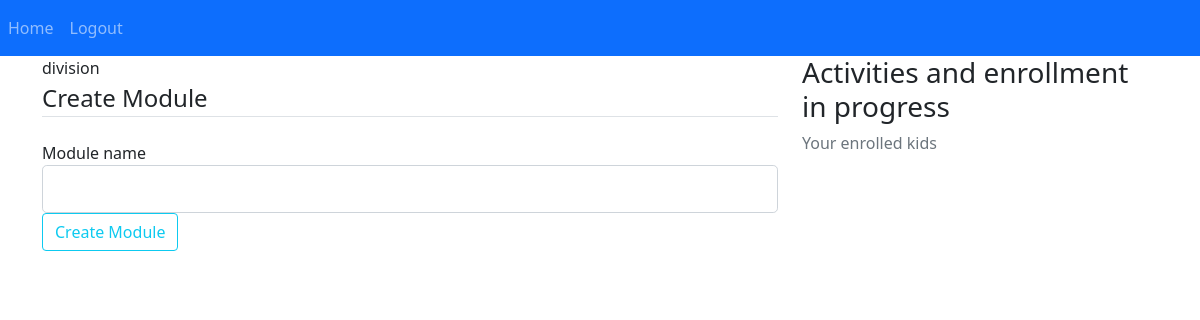
The app's page /createmodule/1 (signed in), older data.
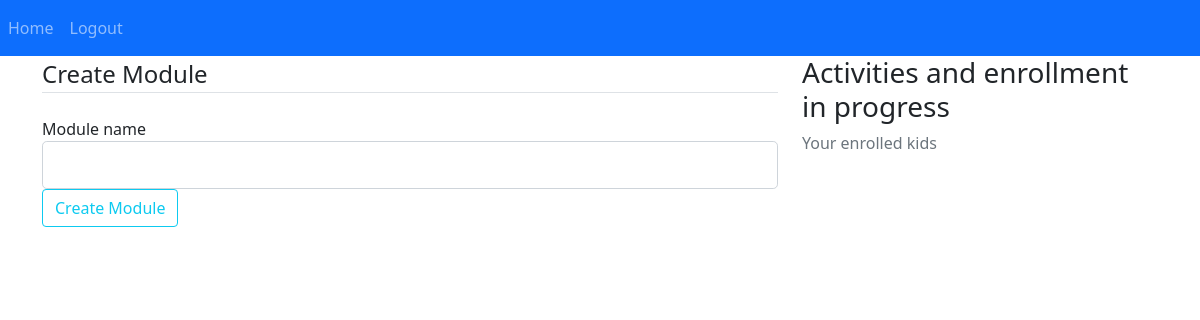
The same page, newer data.
### webapp/models.py (models this page shows)
class Modules(db.Model):
    id = db.Column(db.Integer, primary_key=True)
    modulename = db.Column(db.String(50))
    assignmentcalc = db.relationship('Assignmentcalc', backref='modules')
    assignmenttext = db.relationship('Assignmenttext', backref='modules')
    completed_module = db.Column(db.Integer, default=0)
    registerkids_id = db.Column(db.Integer, db.ForeignKey('registerkids.id')) #, nullable=False)

### webapp/parents.py (the view, shortened to what this page needs)
@parents.route('/createmodule/<int:id>', methods=['GET','POST'])
def createmodule(id):
    if current_user.is_authenticated:
        print("authenticated" , current_user.id)
        moduledisplay = ""
        path = ""
        form = ""
        if id == 0: # checking the module id
            path = 'createassignmentcalculation'
        else:
            path = 'assignmenttext'
        reguserkid = db.session.query(Registerkids.id, Users).join(Users, Users.id == Registerkids.user_id).filter(Registerkids.user_id==current_user.id).all()
        print("regkid", reguserkid)
        id_regkid = 0
        for reg in reguserkid:
            id_regkid = reg.id
        if not reguserkid:
            flash('You have not yet registered any kids, please do so first','warning')
            return redirect(url_for('parents.home'))
        existmodule = db.session.query(Modules).filter_by(registerkids_id=id_regkid).all()
        print("existing module", existmodule)
        if existmodule:
            moduledisplay = existmodule
        form = CreateModuleForm()
    else:
        flash('You must be logged in to view pages','warning')
        return redirect(url_for('auth.login'))
    return render_template('createmodule.html', title='Module', form=form ,id=id, moduledisplay=moduledisplay)

### webapp/forms.py
class CreateModuleForm(FlaskForm):
    modules = StringField('Module name',validators=[DataRequired()])
    submit = SubmitField('Create Module')

### webapp/__init__.py (called while the page is built)
def create_app():
    app = Flask(__name__)
    app.config['SECRET_KEY'] = SECRET_KEY
    app.config['SQLALCHEMY_DATABASE_URI'] = SQLALCHEMY_DATABASE_URI
    bcrypt.init_app(app)
    login_manager.init_app(app)
    db.init_app(app)
    from .parents import parents
    from .auth import auth
    from .kids import kids
    app.register_blueprint(parents, url_prefix='/')
    app.register_blueprint(auth, url_prefix='/')
    app.register_blueprint(kids, url_prefix='/')
    from .models import Users
    create_database(app)
    @login_manager.user_loader
    def load_user(user_id):
        return Users.query.get(int(user_id))
    return app

### webapp/models.py (called while the page is built)
    def __repr__(self):
        return f"User('{self.username}', '{self.email}')"

### webapp/templates/createmodule.html (shortened to what this page needs)
{% extends "layout.html" %}
{% block content %}
{% for modules in moduledisplay %}
{{ modules.modulename }}
{% endfor %}
<div class="content-section">
    <form method="POST" action="">
        <fieldset class="form-group">
            <legend class="border-bottom mb-4">Create Module</legend>
            <div class="form-group">
                {{ form.modules.label(class="form-control-label") }}
                {% if form.modules.errors %}
                    {{ form.modules(class="form-control form-control-lg is-invalid") }}
                    <div class="invalid-feedback">
                        {% for error in form.module.errors %}
                            <span>{{ error }}</span>
                        {% endfor %}
                    </div>
                {% else %}
                    {{ form.modules(class="form-control form-control-lg") }}
                {% endif %}
            </div>
        </fieldset>
        <div class="form-group">
            {{ form.submit(class="btn btn-outline-info") }}
        </div>
    </form>
</div>
{% endblock content %}

Row changes from the older to the newer data that the page shows:
removed Modules: modulename "division"
